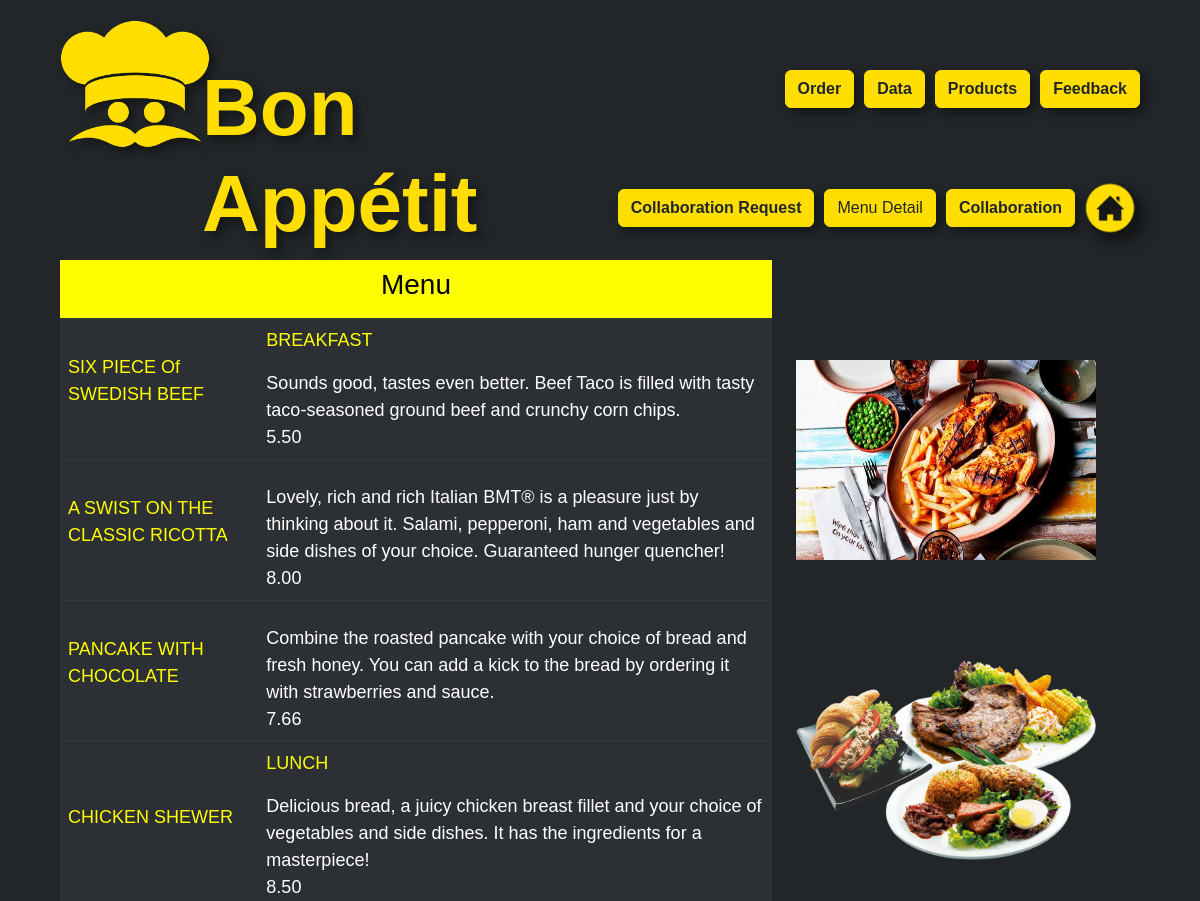
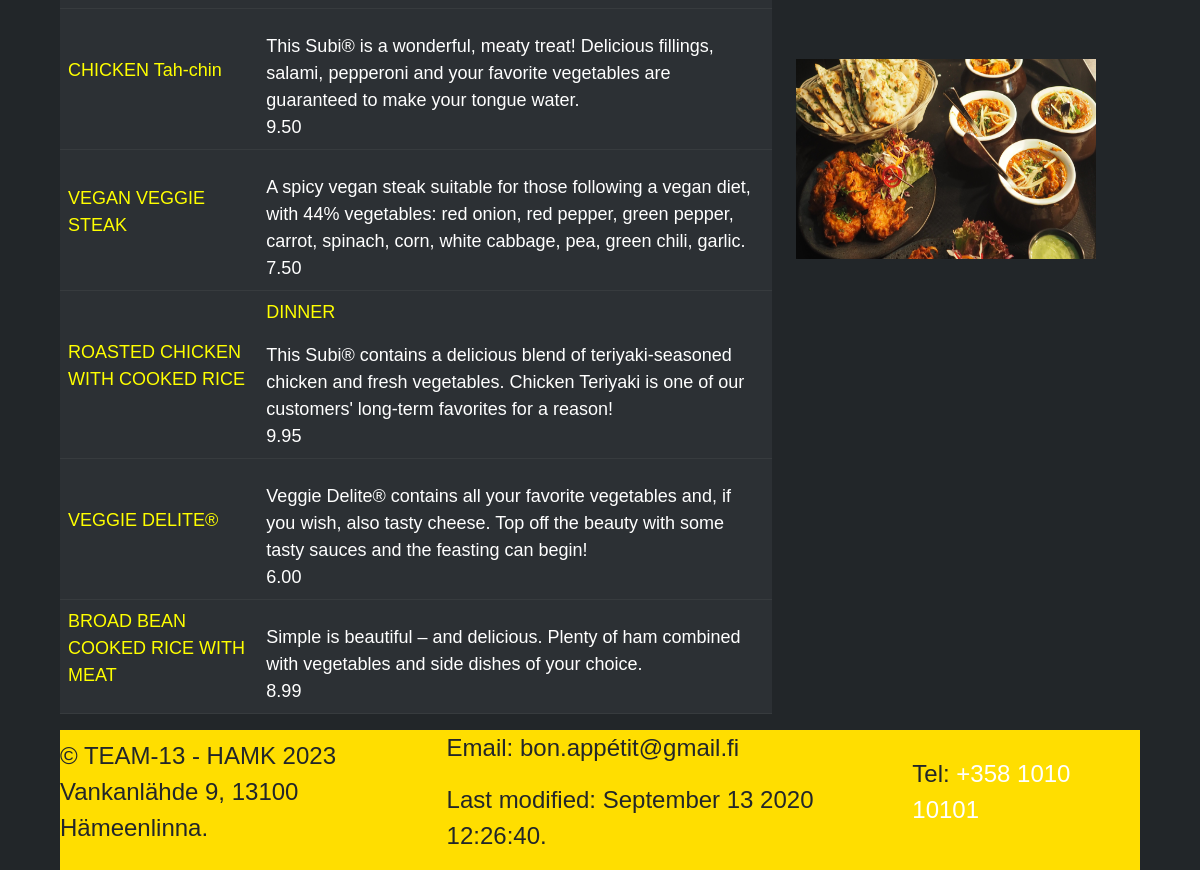
/products.php, run on the app's committed database (2 pictures, top to bottom).
### tables this page shows
CREATE TABLE `productInfo` (
  `productID` int NOT NULL,
  `product_Name` varchar(60) NOT NULL,
  `availality` varchar(10) NOT NULL,
  `description` varchar(300) NOT NULL,
  `image` varchar(300) NOT NULL,
  `price` decimal(3,2) NOT NULL
);

### products.php (the view, shortened to what this page needs)
<?php
include "header1.php";
include "db.php";
$sql="SELECT * FROM productInfo";
$result=$conn->query($sql);
if($result->num_rows>0){
echo "
<div class='container'>
<div class='row'>
<div class='col-md-8'>
 <form method='POST'>
 <table class='table table-striped table-dark'  border: 1px;'>";
 echo "<thead>
 <tr align='center'>
   <th scope='col' colspan='3' style='color:black; background-color:yellow; '><h3>Menu<h3></th>
 </tr>
</thead>";
 while($row=$result->fetch_assoc()){
    echo "
  <tbody>
    <tr>
      <td style='vertical-align:middle';><p style='color:yellow'>$row[product_Name]</p></td>
      <td><p style='color:yellow'>$row[availality]</P>$row[description]<br>$row[price] </td>
    </tr>
  </tbody>";}
echo "</table>";
}
else {
  echo "no data";
}
echo "</div>
<div class='col-md-4' style='vertical-align:middle;'>
<img src='images/break.jpg' alt='image'  style='padding-top: 100px; height:300px; width:300px'>
<img src='images/left.png' alt='image' style='padding-top: 100px; height:300px; width:300px'>
<img src='images/food.jpg' alt='image' style='padding-top: 100px; height:300px; width:300px'>
</div>
</div>
</div>";
?>
<?php
include "footer1.php" ?>

### header1.php (shortened to what this page needs)
<!DOCTYPE html>
<html lang="en">
  <head>
    <link href="https://cdn.jsdelivr.net/npm/bootstrap@5.3.0-alpha1/dist/css/bootstrap.min.css" rel="stylesheet">
<div class="row">
        <div class="col-md-1">
          <img class="logo" src="images/logo.png" alt="logo">
        </div>
        <div class="col-md-5">
          <h1><b>Bon Appétit</b></h1>
        </div>
        <div class="col-md-6" style="text-align: right;">
          <a class="btn btn-danger" href="order.php" role="button" style="vertical-align: middle ;"> <b>Order</b></a>
          <a class="btn btn-danger" href="seedata.php" role="button" style="vertical-align: middle ;"> <b>Data</b></a>
          <a class="btn btn-danger" href="products.php" role="button" style="vertical-align: middle ;"> <b>Products</b></a>
          <a class="btn btn-danger" href="feedback.php" role="button" style="vertical-align: middle ;"> <b>Feedback</b></a>
          <a class="btn btn-danger" href="collaboration.php" role="button" style="vertical-align: middle ;"> <b>Collaboration Request</b></a>
          <a class='btn btn-danger' href='productData.php' role='button' style='vertical-align: middle ;'>Menu Detail</a>
          <a class="btn btn-danger" href="collaboration.php" role="button" style="vertical-align: middle ;"> <b>Collaboration</b></a>
          <a class="home" href="index.php"><img class="home" src="images/home.png" alt="home button"> </a>
        </div>
</head>

### footer1.php (shortened to what this page needs)
<footer>
          <div class="footer-box">
            <div>
              <P>&copy; TEAM-13 - HAMK 2023<br>
                 Vankanlähde 9, 13100 Hämeenlinna.</P>
            </div>
            <div>
              <P>Email: bon.appétit@gmail.fi</P>
              <p>
             Last modified:
            <?php
            $file = basename($_SERVER['SCRIPT_FILENAME']);
            $lastModified = date("F d Y H:i:s.", filemtime($file));
            echo  $lastModified;
            ?>
            </p>
            </div>
            <div>
          <P>Tel: <a href="tel:+358101010101">+358 1010 10101</a></p>
            </div>
          </div>
      </footer>
</body>
</html>

### header1.php (style rules this page uses)
.logo { width: 150px; margin-top: 20px; margin-bottom: 10px; -webkit-filter: drop-shadow(5px 5px 5px #141516); filter: drop-shadow(5px 5px 5px #141516); }
.row { background-color: #222629; }
.btn { background-color:#ffde00; border-color:#ffde00; color:#222629; border-radius: 3; align-self: center; margin-top: 70px; margin-left: 5px; -webkit-filter: drop-shadow(5px 5px 5px #141516); filter: drop-shadow(5px 5px 5px #141516); }
h1 { text-align: left; margin-top: 60px; margin-left: 50px; color: #ffde00; font-size: 80px; text-shadow: (5px 5px 5px #141516); filter: drop-shadow(5px 5px 5px #141516); }
.home { width: 60px; margin-top: 70px; -webkit-filter: drop-shadow(5px 5px 5px #141516); filter: drop-shadow(5px 5px 5px #141516); }

### products.php (style rules this page uses)
img { width: fit-content; }
a { text-decoration: none; color:#ffffff; }

### footer1.php (style rules this page uses)
.footer-box { display: flex; background-color: #ffde00; justify-content: space-between; color: #222629; align-items: center; justify-content: space-around; font-size: x-large; }

### data on the page
productinfo: product_Name "SIX PIECE Of SWEDISH BEEF", availality "BREAKFAST", description "Sounds good, tastes even better. Beef Taco is filled with tasty taco-seasoned ground beef and crunchy corn chips.", price "5.50"
productinfo: product_Name "A SWIST ON THE CLASSIC RICOTTA", description "Lovely, rich and rich Italian BMT® is a pleasure just by thinking about it. Salami, pepperoni, ham and vegetables and side dishes of your choice. Guaranteed hunger quencher!", price "8.00"
productinfo: product_Name "PANCAKE WITH CHOCOLATE", description "Combine the roasted pancake with your choice of bread and fresh honey. You can add a kick to the bread by ordering it with strawberries and sauce.", price "7.66"
productinfo: product_Name "CHICKEN SHEWER", availality "LUNCH", description "Delicious bread, a juicy chicken breast fillet and your choice of vegetables and side dishes. It has the ingredients for a masterpiece!", price "8.50"
productinfo: product_Name "CHICKEN Tah-chin", description "This Subi® is a wonderful, meaty treat! Delicious fillings, salami, pepperoni and your favorite vegetables are guaranteed to make your tongue water.", price "9.50"
productinfo: product_Name "VEGAN VEGGIE STEAK", description "A spicy vegan steak suitable for those following a vegan diet, with 44% vegetables: red onion, red pepper, green pepper, carrot, spinach, corn, white cabbage, pea, green chili, garlic.", price "7.50"
productinfo: product_Name "ROASTED CHICKEN WITH COOKED RICE", availality "DINNER", description "This Subi® contains a delicious blend of teriyaki-seasoned chicken and fresh vegetables. Chicken Teriyaki is one of our customers' long-term favorites for a reason!", price "9.95"
productinfo: product_Name "VEGGIE DELITE®", description "Veggie Delite® contains all your favorite vegetables and, if you wish, also tasty cheese. Top off the beauty with some tasty sauces and the feasting can begin!", price "6.00"
productinfo: product_Name "BROAD BEAN COOKED RICE WITH MEAT", description "Simple is beautiful – and delicious. Plenty of ham combined with vegetables and side dishes of your choice.", price "8.99"

### other printed values
$lastModified "September 13 2020 12:26:40."
